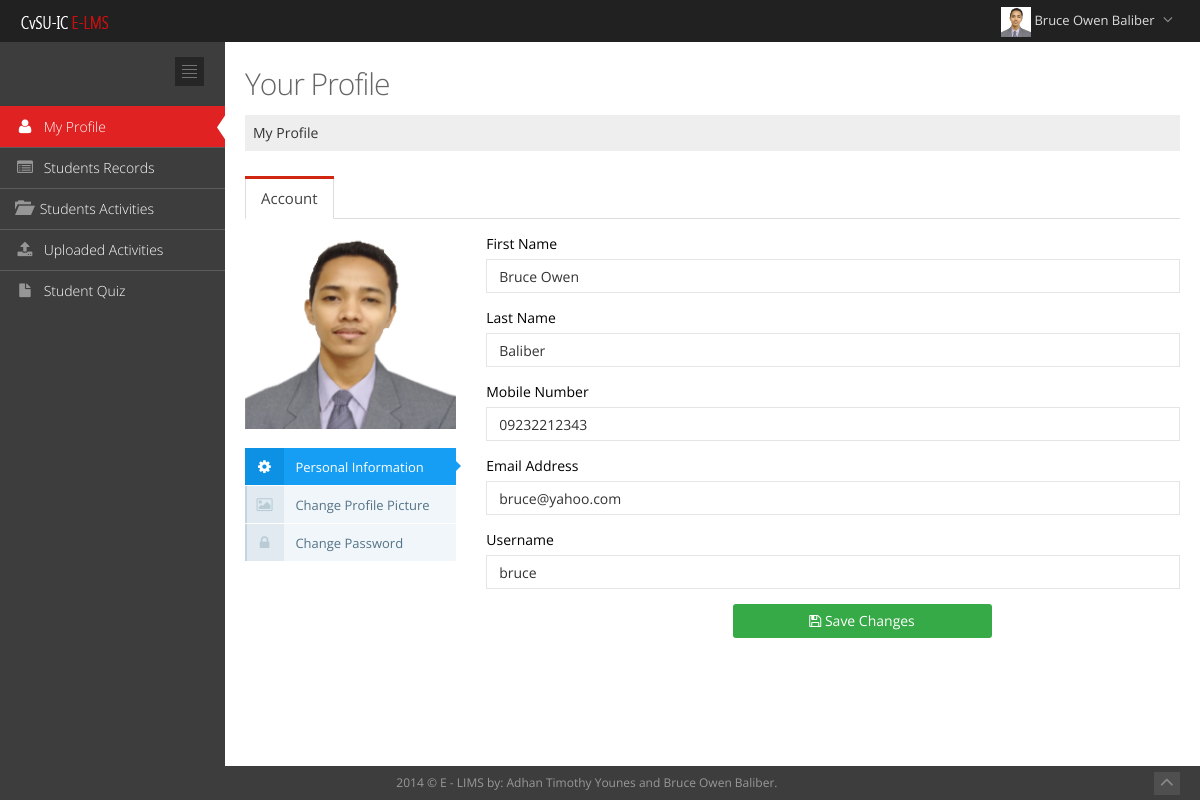
Screenshot of /instructors/myprofile.php (signed in) with the database file from the repository.
### tables this page shows
CREATE TABLE IF NOT EXISTS `users` (
  `id` int(10) NOT NULL,
  `fullname` varchar(250) NOT NULL,
  `firstname` varchar(250) NOT NULL,
  `lastname` varchar(250) NOT NULL,
  `email` varchar(250) NOT NULL,
  `username` varchar(200) DEFAULT NULL,
  `password` varchar(200) DEFAULT NULL,
  `level` varchar(200) NOT NULL,
  `status` varchar(250) NOT NULL,
  `mobile` varchar(200) NOT NULL,
  `profilepic` varchar(250) NOT NULL,
  `gender` varchar(250) NOT NULL,
  `address` varchar(250) NOT NULL,
  `verification_code` varchar(250) NOT NULL,
  `logging` varchar(200) NOT NULL
);

### instructors/myprofile.php (the view, shortened to what this page needs)
<?php
$id1=$_SESSION['timkey'];
$query=mysql_query("select * from users where id='$id1' ");
if($num=mysql_num_rows($query)>0)
{
	$row=mysql_fetch_assoc($query);
	$firstname=$row['firstname'];
	$lastname=$row['lastname'];
	$image=$row['profilepic'];
	$username=$row['username'];
	$mobile=$row['mobile'];
	$email=$row['email'];
}
else
{
	header("location: ../index.php?Unauthorize_access!");
}
?>
<!DOCTYPE html>
<html lang="en" class="no-js">
<head>
<link href="../template/assets/plugins/font-awesome/css/font-awesome.min.css" rel="stylesheet" type="text/css"/>
<link href="../template/assets/plugins/bootstrap/css/bootstrap.min.css" rel="stylesheet" type="text/css"/>
<link href="../template/assets/plugins/uniform/css/uniform.default.css" rel="stylesheet" type="text/css"/>
<link rel="stylesheet" type="text/css" href="../template/assets/plugins/bootstrap-fileinput/bootstrap-fileinput.css"/>
<link rel="stylesheet" type="text/css" href="../template/assets/plugins/select2/select2.css"/>
<link rel="stylesheet" type="text/css" href="../template/assets/plugins/select2/select2-metronic.css"/>
<link rel="stylesheet" type="text/css" href="../template/assets/plugins/bootstrap-wysihtml5/bootstrap-wysihtml5.css"/>
<link rel="stylesheet" type="text/css" href="../template/assets/plugins/bootstrap-markdown/css/bootstrap-markdown.min.css">
<link href="../template/assets/css/style-metronic.css" rel="stylesheet" type="text/css"/>
<link href="../template/assets/css/style.css" rel="stylesheet" type="text/css"/>
<link href="../template/assets/css/style-responsive.css" rel="stylesheet" type="text/css"/>
<link href="../template/assets/css/plugins.css" rel="stylesheet" type="text/css"/>
<link href="../template/assets/css/themes/default.css" rel="stylesheet" type="text/css" id="style_color"/>
<link href="../template/assets/css/pages/profile.css" rel="stylesheet" type="text/css"/>
<link href="../template/assets/css/custom.css" rel="stylesheet" type="text/css"/>
</head>
<body class="page-header-fixed">
<div class="header navbar navbar-fixed-top">
	<div class="header-inner">
		<a class="navbar-brand" href="myprofile.php">
			<img src="../template/assets/img/cvsu_logo_small.png" alt="logo" class="img-responsive"/>
		</a>
		<ul class="nav navbar-nav pull-right">
			<li class="dropdown user">
				<a href="#" class="dropdown-toggle" data-toggle="dropdown" data-hover="dropdown" data-close-others="true">
					<img alt="" src="images/profilepic/<?php echo $image; ?>" class="imgs" />
					<span class="username">
						 <?php echo $firstname." ".$lastname;?>
					</span>
					<i class="fa fa-angle-down"></i>
				</a>
			</li>
		</ul>
	</div>
</div>
<div class="page-container">
	<div class="page-sidebar-wrapper">
		<div class="page-sidebar navbar-collapse collapse">
			<ul class="page-sidebar-menu" data-auto-scroll="true" data-slide-speed="200">
				<li class="sidebar-toggler-wrapper margin-bottom-20">
					<div class="sidebar-toggler hidden-phone">
					</div>
				</li>
				<li class="tooltips active" data-container="body" data-placement="right" data-html="true" data-original-title="Manage your own account">
					<a href="myprofile.php">
						<i class="fa fa-user"></i>
						<span class="title">
							My Profile
						</span>
						<span class="selected">
						</span>
					</a>
				</li>
				<li class="tooltips" data-container="body" data-placement="right" data-html="true" data-original-title="View All Student Records">
					<a href="student_records.php">
						<i class="fa fa-list-alt"></i>
						<span class="title">
							Students Records
						</span>
					</a>
					</li>
				<li class="tooltips" data-container="body" data-placement="right" data-html="true" data-original-title="View All Student Records">
					<a href="student_activities.php">
						<i class="glyphicon glyphicon-folder-open"></i>
						<span class="title">
							Students Activities
						</span>
					</a>
					</li>
					<li class="tooltips" data-container="body" data-placement="right" data-html="true" data-original-title="View All Student Activities">
<a href="student_files.php">
<i class="fa fa-upload"></i>
<span class="title">
Uploaded Activities
</span>
</a>
</li>
<li class="tooltips" data-container="body" data-placement="right" data-html="true" data-original-title="View Quiz Records">
<a href="student_quiz.php">
<i class="fa fa-file"></i>
<span class="title">
Student Quiz
</span>
</a>
</li>
		</div>
	</div>
	<div class="page-content-wrapper">
		<div class="page-content">
			<div class="row">
				<div class="col-md-12">
					<h3 class="page-title">
					Your Profile <small></small>
					</h3>
					<ul class="page-breadcrumb breadcrumb">
						<li>
							<a href="myprofile.php">
								My Profile
							</a>
						</li>
					</ul>
				</div>
			</div>
			<div class="row profile">
				<div class="col-md-12">
					<div class="tabbable tabbable-custom tabbable-full-width">
						<ul class="nav nav-tabs">
							<li class="active">
								<a href="#tab_1_3" data-toggle="tab">
									 Account
								</a>
							</li>
						</ul>
						<div class="tab-content">
							<div class="tab-pane active" id="tab_1_3">
								<div class="row profile-account">
									<div class="col-md-3">
										<ul class="ver-inline-menu tabbable margin-bottom-10">
												<li>
												<img src="images/profilepic/<?php echo$image; ?>" class="img-responsive" alt=""/></br>
											</li>
											<li class="active">
												<a data-toggle="tab" href="#tab_1-1">
													<i class="fa fa-cog"></i> Personal Information
												</a>
											</li>
											<li>
												<a data-toggle="tab" href="#tab_2-2">
													<i class="fa fa-picture-o"></i> Change Profile Picture
												</a>
											</li>
											<li>
												<a data-toggle="tab" href="#tab_3-3">
													<i class="fa fa-lock"></i> Change Password
												</a>
											</li>
										</ul>
									</div>
									<div class="col-md-9">
										<div class="tab-content">
											<div id="tab_1-1" class="tab-pane active">
												<form action="../function/updateprofile_instructor.php" method="post" enctype="multipart/form-data" id="">
													<div class="form-group">
														<label class="control-label">First Name</label>
											<div class="input-icon right">
												<i class="fa"></i>
														<input type="text" class="form-control" name="firstname" value="<?php echo$firstname;?>" required />
														</div>
													</div>
													<div class="form-group">
														<label class="control-label">Last Name</label>
											<div class="input-icon right">
												<i class="fa"></i>
														<input type="text" class="form-control" name="lastname" value="<?php echo$lastname;?>" required />
													</div>
													</div>
													<div class="form-group">
														<label class="control-label" >Mobile Number</label>
											<div class="input-icon right">
												<i class="fa"></i>
												<input type="text" class="form-control" name="mobile" value="<?php echo$mobile;?>" />
											</div>
													</div>
													<div class="form-group">
														<label class="control-label">Email Address</label>
											<div class="input-icon right">
												<i class="fa"></i>
												<input type="text" class="form-control" name="email" value="<?php echo$email;?>" required />
											</div>
													</div>
													<div class="form-group">
														<label class="control-label">Username</label>
											<div class="input-icon right">
												<i class="fa"></i>
														<input type="text" name="username" class="form-control" value="<?php echo$username;?>" required />
													</div>
													</div>
													<div class="margin-top-10">
									<div class="col-md-offset-4 col-md-5">
										<button type="submit" class="btn green" name="save"><i class="fa fa-save"></i> Save Changes</button>
									</div>
													</div>
												</form>
											</div>
											</div>
										</div>
									</div>
								</div>
							</div>
						</div>
					</div>
				</div>
			</div>
		</div>
	</div>
<div class="footer">
	<div class="footer-inner">
		 2014 &copy; E - LIMS by: Adhan Timothy Younes and Bruce Owen Baliber.
	</div>
	<div class="footer-tools">
		<span class="go-top">
			<i class="fa fa-angle-up"></i>
		</span>
	</div>
</div>
</body>
</html>

### template/assets/css/style-metronic.css (style rules this page uses)
div, input, select, textarea, span, img, table, td, th, p, a, button, ul, code, pre, li { -webkit-border-radius: 0 !important; -moz-border-radius: 0 !important; border-radius: 0 !important; }
.btn { width: 100%; border-width: 0; padding: 7px 14px; font-size: 14px; display: inline-block; outline: none !important; -webkit-box-shadow: none !important; -moz-box-shadow: none !important; box-shadow: none !important; -webkit-border-radius: 0px !important; -moz-border-radius: 0px !important; border-radius: 3px !important; text-shadow: none; }
.btn.green { color: white; text-shadow: none; background-color: #35aa47; }
.btn > i { font-size: 14px; }
label { font-weight: 400; font-size: 14px; }
.form-control { font-size: 14px; font-weight: normal; color: #333333; background-color: #ffffff; border: 1px solid #e5e5e5; border-radius: 0; -webkit-box-shadow: none; box-shadow: none; -webkit-transition: border-color ease-in-out .15s, box-shadow ease-in-out .15s; transition: border-color ease-in-out .15s, box-shadow ease-in-out .15s; }
.nav-tabs, .nav-pills { margin-bottom: 10px; }
.tabbable:before, .tabbable:after { display: table; content: " "; }
.tabbable:after { clear: both; }

### template/assets/css/style-responsive.css (style rules this page uses)
@media (min-width: 992px) { .page-sidebar { width: 225px; float: left; position: relative; margin-right: -100%; } }
@media (min-width: 992px) { .page-sidebar.navbar-collapse { max-height: none !important; } }
@media (min-width: 992px) { .page-content-wrapper { float: left; width: 100%; } }
@media (min-width: 992px) { .page-content { margin-left: 225px; margin-top: 0px; min-height: 600px; padding: 25px 20px 20px 20px; } }
@media (min-width: 992px) { .footer { clear: left; } }

### template/assets/css/themes/default.css (style rules this page uses)
body { background-color: #3d3d3d !important; }
.header { filter: none !important; background-image: none !important; background-color: #212121 !important; }
.header .navbar-nav li.dropdown .dropdown-toggle i { color: #8a8a8a !important; }
.page-sidebar { background-color: #3d3d3d; }
ul.page-sidebar-menu > li > a { border-top: 1px solid #5c5c5c !important; color: #ffffff !important; }
ul.page-sidebar-menu > li:last-child > a { border-bottom: 1px solid transparent !important; }
ul.page-sidebar-menu > li a i { color: #969696; }
ul.page-sidebar-menu > li.active > a { background: #e02222 !important; border-top-color: transparent !important; color: #ffffff; }
ul.page-sidebar-menu > li.active > a i { color: #ffffff; }
.sidebar-toggler { background-image: url(../../img/sidebar-toggler.jpg); background-color: #242424; }
.footer .footer-inner { color: #999999; }
.footer .footer-tools .go-top { background-color: #4f4f4f; }
.footer .footer-tools .go-top i { color: #8a8a8a; }

### template/assets/css/pages/profile.css (style rules this page uses)
.profile { position:relative; }
.profile label { margin-top:10px; }
.profile label:first-child { margin-top:0; }

### rows the page displays
users: profilepic (picture), firstname "Bruce Owen", lastname "Baliber", mobile "09232212343", email "bruce@yahoo.com", username "bruce"
